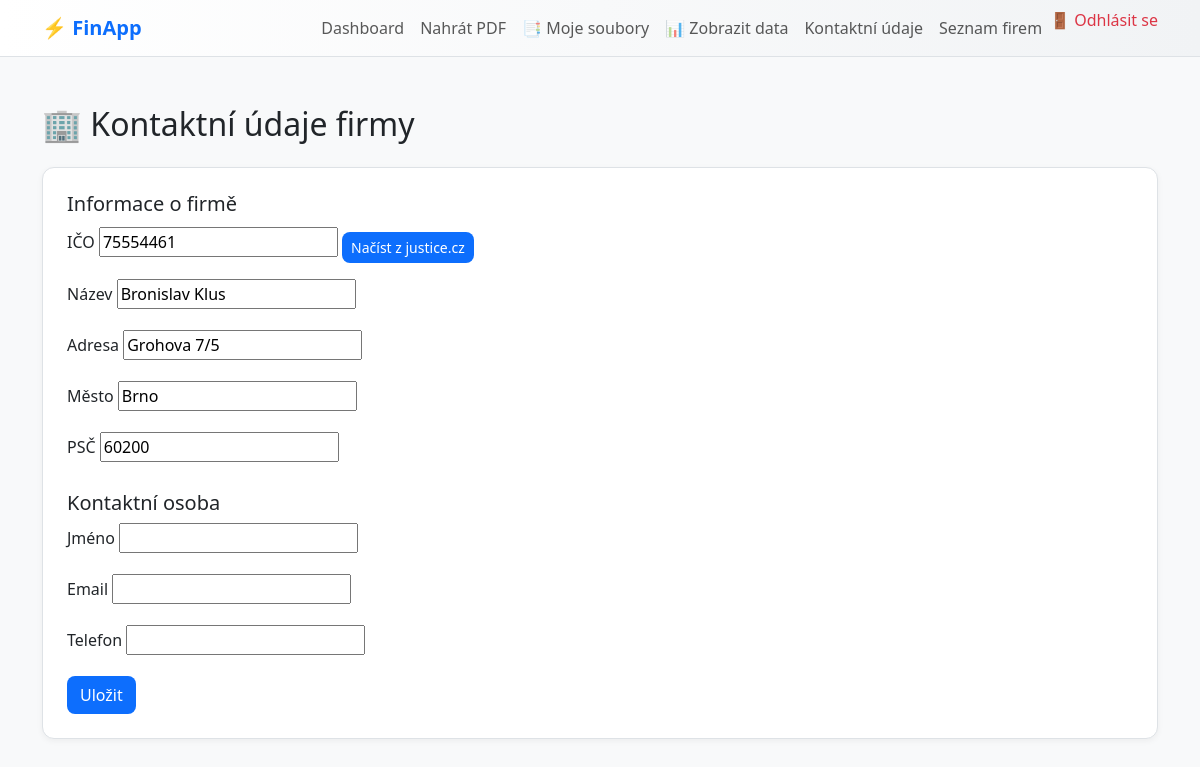
Page /company/new/ (signed in) on the committed database.
### company/models.py (models this page shows, shortened)
class Company(models.Model):
    user = models.OneToOneField(User, on_delete=models.CASCADE, related_name="company", null=True, blank=True)
    ico = models.CharField(max_length=20, unique=True)
    name = models.CharField(max_length=255)
    address = models.CharField(max_length=255, blank=True, null=True)
    city = models.CharField(max_length=100, blank=True, null=True)
    postal_code = models.CharField(max_length=20, blank=True, null=True)
    created_at = models.DateTimeField(auto_now_add=True)

### company/views.py (the view)
# urls.py: path("new/", views.company_create, name="company_create"),
@login_required
def company_create(request):
    try:
        company = Company.objects.get(user=request.user)
    except Company.DoesNotExist:
        company = None
    if request.method == "POST":
        form = CompanyForm(request.POST, instance=company)
        contact_form = ContactPersonForm(request.POST)
        if form.is_valid() and contact_form.is_valid():
            company = form.save(commit=False)
            company.user = request.user
            company.save()
            contact = contact_form.save(commit=False)
            contact.company = company
            contact.save()
            return redirect("company_detail")
    else:
        form = CompanyForm(instance=company)
        contact_form = ContactPersonForm()
    return render(request, "company/company_form.html", {
        "form": form,
        "contact_form": contact_form
    })

### company/forms.py
class CompanyForm(forms.ModelForm):
    class Meta:
        model = Company
        fields = ["ico", "name", "address", "city", "postal_code"]

class ContactPersonForm(forms.ModelForm):
    class Meta:
        model = ContactPerson
        fields = ["name", "email", "phone"]

### templates/company/company_form.html (shortened to what this page needs)
{% extends "base.html" %}
{% block content %}
<h2 class="mb-4">🏢 Kontaktní údaje firmy</h2>
<div class="card p-4">
    <form method="post">
        <h5>Informace o firmě</h5>
        <div class="mb-3">
            <label for="id_ico" class="form-label">IČO</label>
            {{ form.ico }}
            <button type="button" class="btn btn-sm btn-scaleup mt-2" onclick="fetchCompany()">Načíst z justice.cz</button>
        </div>
        <div class="mb-3">
            <label for="id_name" class="form-label">Název</label>
            {{ form.name }}
        </div>
        <div class="mb-3">
            <label for="id_address" class="form-label">Adresa</label>
            {{ form.address }}
        </div>
        <div class="mb-3">
            <label for="id_city" class="form-label">Město</label>
            {{ form.city }}
        </div>
        <div class="mb-3">
            <label for="id_postal_code" class="form-label">PSČ</label>
            {{ form.postal_code }}
        </div>
        <h5 class="mt-4">Kontaktní osoba</h5>
        <div class="mb-3">
            <label for="id_name" class="form-label">Jméno</label>
            {{ contact_form.name }}
        </div>
        <div class="mb-3">
            <label for="id_email" class="form-label">Email</label>
            {{ contact_form.email }}
        </div>
        <div class="mb-3">
            <label for="id_phone" class="form-label">Telefon</label>
            {{ contact_form.phone }}
        </div>
        <button type="submit" class="btn btn-scaleup">Uložit</button>
    </form>
</div>
{% endblock %}

### templates/base.html (style rules this page uses)
body { background: #f8f9fa; color: #212529; }
.card { background: #ffffff; border: 1px solid #dee2e6; border-radius: 0.75rem; box-shadow: 0 2px 6px rgba(0,0,0,0.05); }
.btn-scaleup { background: #0d6efd; color: #fff; font-weight: 500; border-radius: 0.5rem; }

### rows in the picture
Company: ico "75554461", name "Bronislav Klus", address "Grohova 7/5", city "Brno", postal_code "60200"
